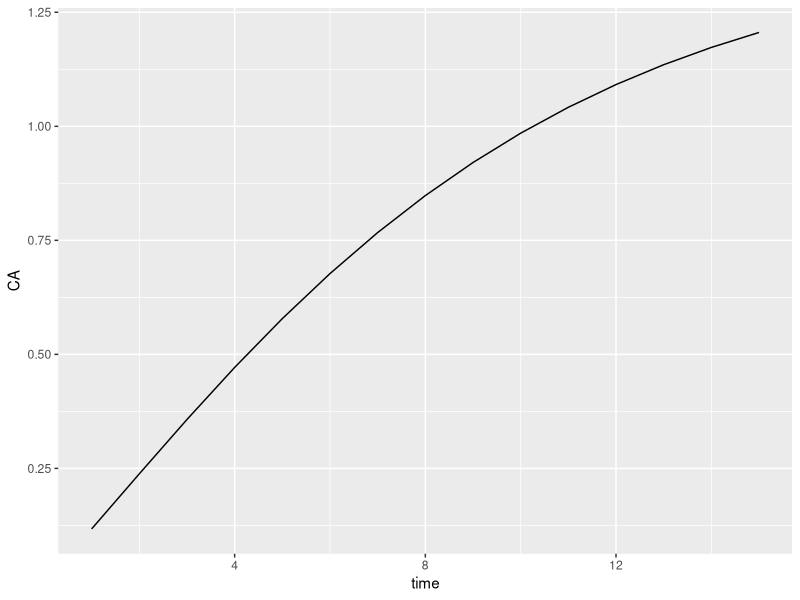

Write R code to recreate this figure.
## ---- chunk 1
knitr::opts_chunk$set(echo = TRUE);
library(ggplot2);
## ---- chunk 2
# Define function
PPA_traj <- function(muR,muSUR,muGRO,plot_area = 30,c1 = 1, D = 1.7, years = 15){
  mu <- rep(0,years); 
  for(i in 1:years){
  mu[i] = ((c1*(muR/plot_area))*(muGRO+D*muSUR-exp(-(i*muSUR))*(muGRO+D*muSUR + muGRO*(i*muSUR)))/(muSUR^2));
  }
  return(mu);
}

# Set point values 
muR <- 2;
SUR <- 0.8;
muSUR <- 1 - SUR;
muGRO <- 0.5; 

# Draw a single simulation
CA_true <- PPA_traj(muR,muSUR,muGRO);

single_sim_df <- data.frame(CA=CA_true, time = seq(1,length(CA_true),1));
ggplot(single_sim_df, aes(x=time,y=CA)) + geom_line();


## ---- chunk 3

